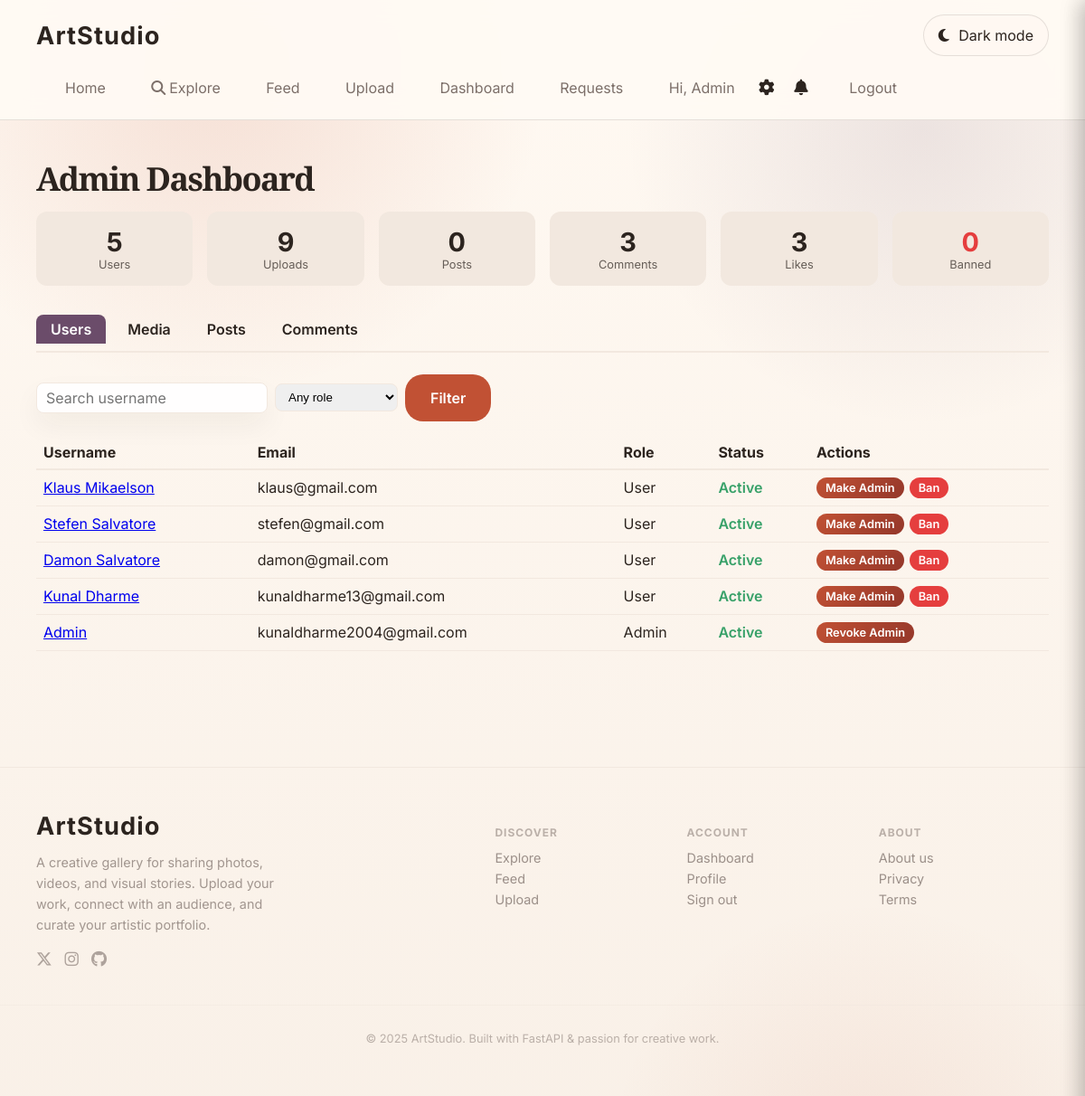
/admin (signed in), run on the app's committed database.
### fastapi_app/models.py (models this page shows)
class User(Base):
    __tablename__ = "users"
    id = Column(Integer, primary_key=True, index=True)
    username = Column(String(80), unique=True, nullable=False, index=True)
    email = Column(String(200), unique=True, nullable=True)
    hashed_password = Column(String(200), nullable=False)
    avatar = Column(String(255), nullable=True)
    bio = Column(Text, nullable=True)
    is_admin = Column(Boolean, default=False, nullable=False)
    is_banned = Column(Boolean, default=False, nullable=False)
    whatsapp = Column(String(30), nullable=True)
    telegram = Column(String(60), nullable=True)
    created_at = Column(DateTime, default=datetime.utcnow)

### fastapi_app/main.py (the view)
@app.get("/admin")
def admin_dashboard(
    request: Request,
    q: str | None = None,
    is_admin: str | None = None,
    tab: str | None = "users",
    page: int = 1,
    db: Session = Depends(get_db),
):
    _require_admin(request, db)
    users = crud.get_all_users(db)
    if q:
        users = [u for u in users if q.lower() in u.username.lower()]
    if is_admin is not None and is_admin != "":
        val = is_admin.lower()
        if val in ("1", "true", "yes"):
            users = [u for u in users if getattr(u, "is_admin", False)]
        elif val in ("0", "false", "no"):
            users = [u for u in users if not getattr(u, "is_admin", False)]
    stats = crud.get_site_stats(db)
    media_items, media_total = crud.get_all_media_admin(db, page=page)
    posts, posts_total = crud.get_all_posts_admin(db, page=page)
    comments, comments_total = crud.get_all_comments_admin(db, page=page)
    return render_template(
        request,
        "admin_dashboard.html",
        db,
        users=users,
        stats=stats,
        media_items=media_items,
        media_total=media_total,
        posts=posts,
        posts_total=posts_total,
        comments=comments,
        comments_total=comments_total,
        tab=tab,
        page=page,
        q=q or "",
        is_admin=is_admin or "",
    )

### fastapi_app/templates/admin_dashboard.html (shortened to what this page needs)
{% extends "base.html" %}
{% block content %}
<section class="container">
  <div class="section-intro">
    <h2>Admin Dashboard</h2>
  </div>
  <div style="display:grid;grid-template-columns:repeat(auto-fit,minmax(120px,1fr));gap:1rem;margin-bottom:2rem">
    <div style="background:var(--surface-2);border-radius:12px;padding:1rem;text-align:center">
      <div style="font-size:1.8rem;font-weight:700">{{ stats.total_users }}</div>
      <div style="font-size:0.8rem;opacity:0.7">Users</div>
    </div>
    <div style="background:var(--surface-2);border-radius:12px;padding:1rem;text-align:center">
      <div style="font-size:1.8rem;font-weight:700">{{ stats.total_media }}</div>
      <div style="font-size:0.8rem;opacity:0.7">Uploads</div>
    </div>
    <div style="background:var(--surface-2);border-radius:12px;padding:1rem;text-align:center">
      <div style="font-size:1.8rem;font-weight:700">{{ stats.total_posts }}</div>
      <div style="font-size:0.8rem;opacity:0.7">Posts</div>
    </div>
    <div style="background:var(--surface-2);border-radius:12px;padding:1rem;text-align:center">
      <div style="font-size:1.8rem;font-weight:700">{{ stats.total_comments }}</div>
      <div style="font-size:0.8rem;opacity:0.7">Comments</div>
    </div>
    <div style="background:var(--surface-2);border-radius:12px;padding:1rem;text-align:center">
      <div style="font-size:1.8rem;font-weight:700">{{ stats.total_likes }}</div>
      <div style="font-size:0.8rem;opacity:0.7">Likes</div>
    </div>
    <div style="background:var(--surface-2);border-radius:12px;padding:1rem;text-align:center">
      <div style="font-size:1.8rem;font-weight:700;color:#e53e3e">{{ stats.banned_users }}</div>
      <div style="font-size:0.8rem;opacity:0.7">Banned</div>
    </div>
  </div>
  <div style="display:flex;gap:8px;margin-bottom:1.5rem;border-bottom:2px solid var(--surface-2);padding-bottom:8px">
    {% for t, label in [('users','Users'), ('media','Media'), ('posts','Posts'), ('comments','Comments')] %}
      <a href="/admin?tab={{ t }}" style="padding:6px 16px;border-radius:8px 8px 0 0;text-decoration:none;font-weight:600;
        {% if tab == t %}background:var(--accent);color:#fff{% else %}color:var(--text-muted){% endif %}">
        {{ label }}
      </a>
    {% endfor %}
  </div>
  {% if tab == 'users' %}
  <form method="get" action="/admin" class="search-form" style="margin-bottom:1rem;display:flex;gap:8px;align-items:center;flex-wrap:wrap">
    <input type="text" name="q" value="{{ q }}" placeholder="Search username" style="padding:6px 10px;border-radius:8px;border:1px solid var(--surface-2)"/>
    <select name="is_admin" style="padding:6px 10px;border-radius:8px;border:1px solid var(--surface-2)">
      <option value="" {% if is_admin == '' %}selected{% endif %}>Any role</option>
    </select>
    <button type="submit" class="button">Filter</button>
  </form>
  <table style="width:100%;border-collapse:collapse">
    <thead>
      <tr style="border-bottom:2px solid var(--surface-2)">
        <th style="padding:8px;text-align:left">Username</th>
        <th style="padding:8px;text-align:left">Email</th>
        <th style="padding:8px;text-align:left">Role</th>
        <th style="padding:8px;text-align:left">Status</th>
        <th style="padding:8px;text-align:left">Actions</th>
      </tr>
    </thead>
    <tbody>
      {% for u in users %}
      <tr style="border-bottom:1px solid var(--surface-2){% if u.is_banned %};opacity:0.6{% endif %}">
        <td style="padding:8px"><a href="/profile/{{ u.username }}">{{ u.username }}</a></td>
        <td style="padding:8px">{{ u.email or '—' }}</td>
        <td style="padding:8px">{{ 'Admin' if u.is_admin else 'User' }}</td>
        <td style="padding:8px">
          {% if u.is_banned %}
            <span style="color:#e53e3e;font-weight:600">Banned</span>
          {% else %}
            <span style="color:#38a169;font-weight:600">Active</span>
          {% endif %}
        </td>
        <td style="padding:8px;display:flex;gap:6px;flex-wrap:wrap">
          <form action="/admin/user/{{ u.username }}/promote" method="post" style="display:inline">
            <button type="submit" class="button" style="font-size:0.8rem;padding:4px 10px">
              {{ 'Revoke Admin' if u.is_admin else 'Make Admin' }}
            </button>
          </form>
          {% if not u.is_admin %}
          <form action="/admin/user/{{ u.username }}/ban" method="post" style="display:inline"
                onsubmit="return confirm('{{ 'Unban' if u.is_banned else 'Ban' }} {{ u.username }}?')">
            <button type="submit" class="button {% if not u.is_banned %}button-danger{% endif %}" style="font-size:0.8rem;padding:4px 10px">
              {{ 'Unban' if u.is_banned else 'Ban' }}
            </button>
          </form>
          {% endif %}
        </td>
      </tr>
      {% endfor %}
    </tbody>
  </table>
  {% endif %}
</section>
{% endblock %}

### fastapi_app/templates/base.html (shortened to what this page needs)
<!DOCTYPE html>
<html lang="en">
<head>
  <link rel="stylesheet" href="https://cdnjs.cloudflare.com/ajax/libs/font-awesome/6.5.0/css/all.min.css" />
  <link rel="stylesheet" href="/static/css/main.css?v=20250603" />
</head>
<body>
  <header class="site-header">
    <div class="container nav-bar">
      <a class="brand" href="/">ArtStudio</a>
      <div class="nav-actions">
        <button class="theme-toggle" type="button" aria-label="Toggle dark light theme">
          <i class="fas fa-moon"></i>
          <span class="theme-toggle-label">Dark mode</span>
        </button>
      </div>
      <nav>
        <a href="/">Home</a>
        <a href="/explore"><i class="fas fa-magnifying-glass" style="margin-right:4px"></i>Explore</a>
        <a href="/feed">Feed</a>
        <a href="/upload">Upload</a>
        {% if current_user %}
          <a href="/dashboard">Dashboard</a>
          <a href="/requests">Requests</a>
          <a href="/profile/{{ current_user.username }}">Hi, {{ current_user.username }}</a>
          <button class="settings-trigger" id="settingsTrigger" aria-label="Settings" title="Settings">
            <i class="fas fa-gear"></i>
          </button>
          <button class="notif-trigger" id="notifTrigger" aria-label="Notifications" title="Notifications">
            <i class="fas fa-bell"></i>
          </button>
          <a href="/logout" id="logoutLink">Logout</a>
        {% else %}
          <a href="/login">Sign in</a>
          <a href="/register">Register</a>
        {% endif %}
      </nav>
    </div>
  </header>
  <main class="page-content">
    {% block content %}{% endblock %}
  </main>
  <footer class="site-footer">
    <div class="container footer-grid">
      <div class="footer-brand">
        <a class="brand" href="/">ArtStudio</a>
        <p>A creative gallery for sharing photos, videos, and visual stories. Upload your work, connect with an audience, and curate your artistic portfolio.</p>
        <div class="footer-social">
          <a href="#" aria-label="Twitter"><i class="fab fa-x-twitter"></i></a>
          <a href="#" aria-label="Instagram"><i class="fab fa-instagram"></i></a>
          <a href="#" aria-label="GitHub"><i class="fab fa-github"></i></a>
        </div>
      </div>
      <div class="footer-links">
        <div>
          <h4>Discover</h4>
          <a href="/explore">Explore</a>
          <a href="/feed">Feed</a>
          <a href="/upload">Upload</a>
        </div>
        <div>
          <h4>Account</h4>
          {% if current_user %}
            <a href="/dashboard">Dashboard</a>
            <a href="/profile/{{ current_user.username }}">Profile</a>
            <a href="/logout">Sign out</a>
          {% else %}
            <a href="/login">Sign in</a>
            <a href="/register">Register</a>
          {% endif %}
        </div>
        <div>
          <h4>About</h4>
          <a href="#">About us</a>
          <a href="#">Privacy</a>
          <a href="#">Terms</a>
        </div>
      </div>
    </div>
    <div class="footer-bottom">
      <p>© {{ 2025 }} ArtStudio. Built with FastAPI &amp; passion for creative work.</p>
    </div>
  </footer>
</body>
</html>

### data on the page
User: username "Admin", email "kunaldharme2004@gmail.com", is_admin "Admin", is_banned "Active", is_admin "Revoke Admin"
User: username "Klaus Mikaelson", email "klaus@gmail.com", is_admin "User", shows "Active", is_admin "Make Admin", is_banned "Ban"
User: username "Stefen Salvatore", email "stefen@gmail.com", is_admin "User", shows "Active", is_admin "Make Admin", is_banned "Ban"
User: username "Damon Salvatore", email "damon@gmail.com", is_admin "User", shows "Active", is_admin "Make Admin", is_banned "Ban"
User: username "Kunal Dharme", email "kunaldharme13@gmail.com", is_admin "User", shows "Active", is_admin "Make Admin", is_banned "Ban"

### other printed values
{{ stats.total_users }} "5"
{{ stats.total_media }} "9"
{{ stats.total_posts }} "0"
{{ stats.total_comments }} "3"
{{ stats.total_likes }} "3"
{{ stats.banned_users }} "0"
{{ label }} "Users" "Media" "Posts" "Comments"
{{ 2025 }} "2025"
